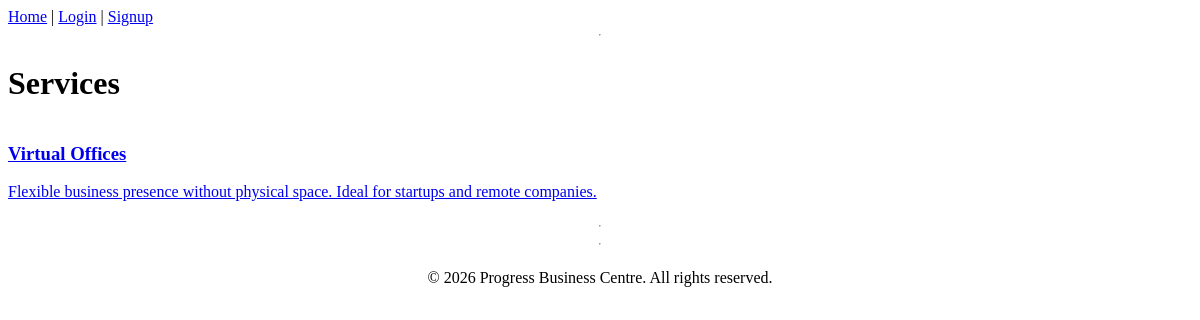
/services/, run on an earlier commit of the app's database.
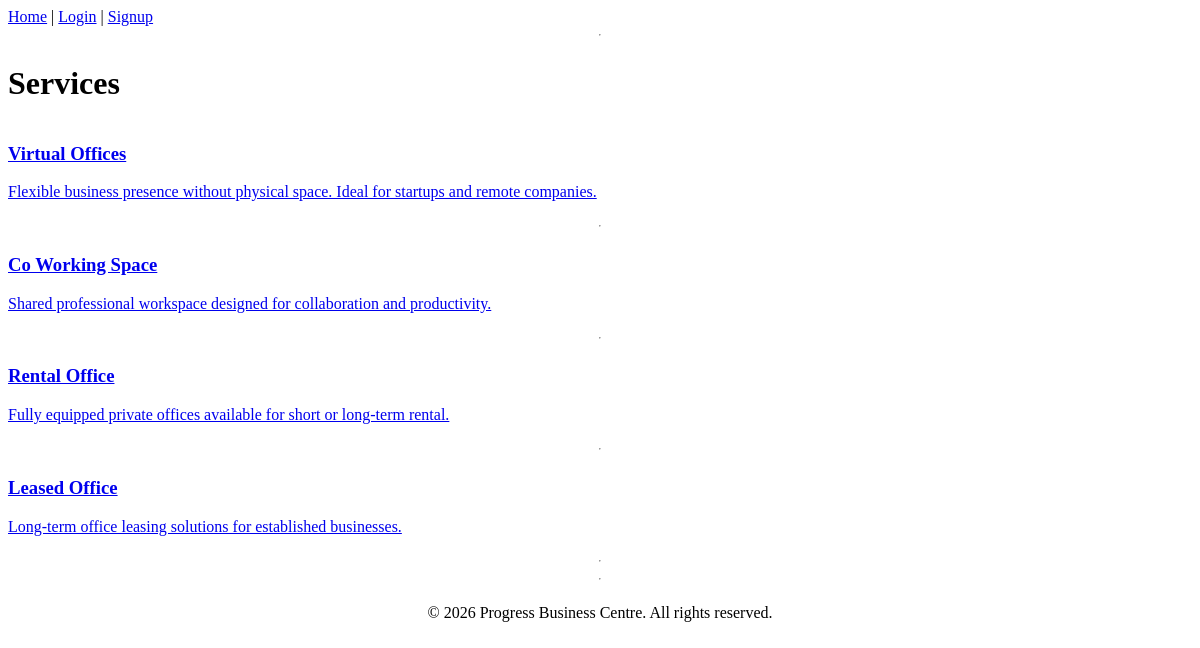
And on a later commit of the database.
### main_app/models.py (models this page shows, shortened)
class Service(models.Model):
    title = models.CharField(max_length=100)
    description = models.TextField()
    icon = models.CharField(max_length=100, blank=True)
    available = models.BooleanField(default=True)

### main_app/views.py (the view)
# urls.py: path('services/', views.ServiceList.as_view(), name='services'),
class ServiceList(ListView):
    model = Service
    template_name = 'services/index.html'
    context_object_name = 'services'

### main_app/templates/services/index.html
{% extends 'base.html' %}
{% block content %}
<h1>Services</h1>
{% for service in services %}
    <a href="{% url 'service_detail' service.id %}">
        <h3>{{ service.title }}</h3>
        <p>{{ service.description }}</p>
    </a>
    <hr>
{% endfor %}
{% endblock %}

What changed in the data, as far as the page shows it:
added Service: title "Co Working Space", description "Shared professional workspace designed for collaboration and productivity."
added Service: title "Rental Office", description "Fully equipped private offices available for short or long-term rental."
added Service: title "Leased Office", description "Long-term office leasing solutions for established businesses."
